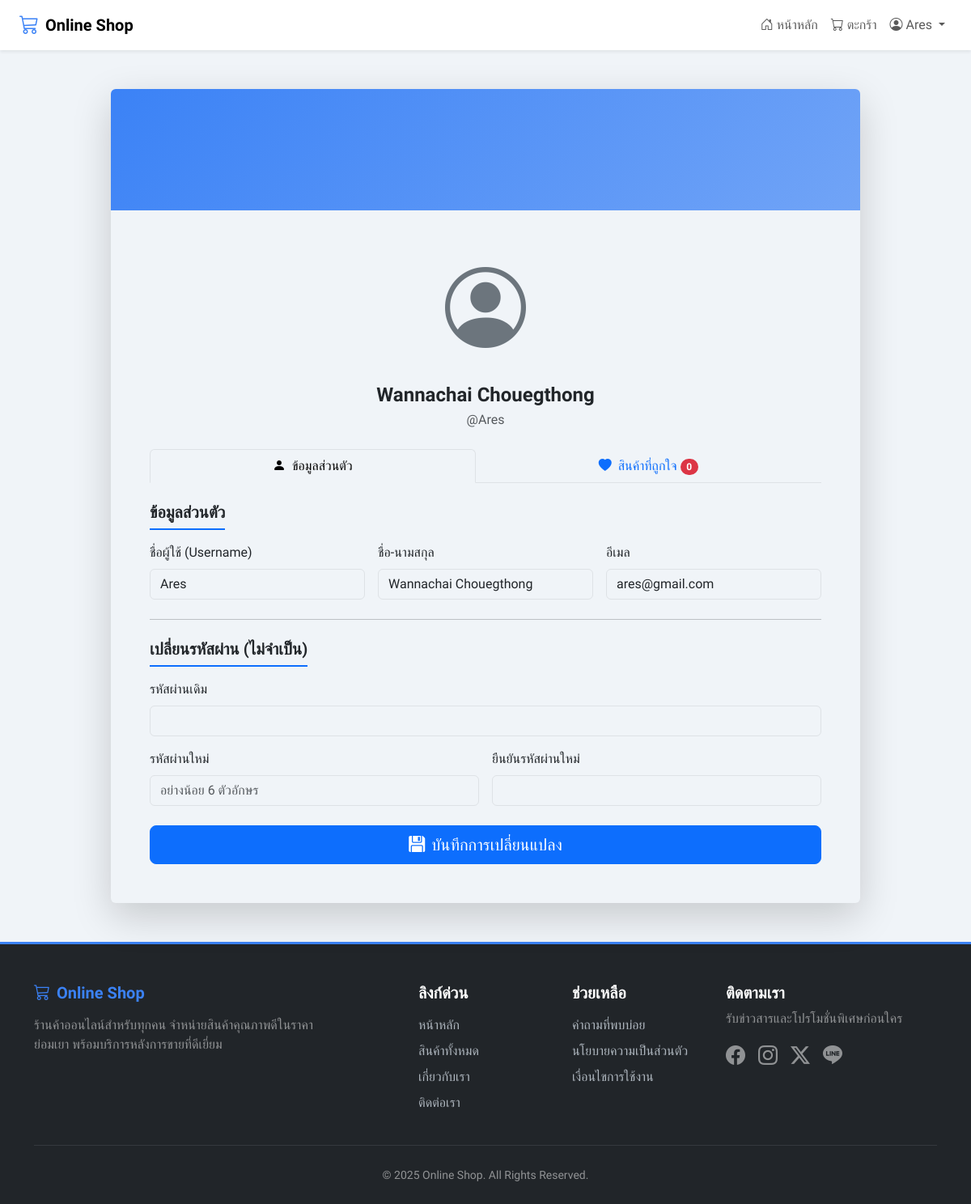
The page /profile.php (signed in) on the database as committed earlier.
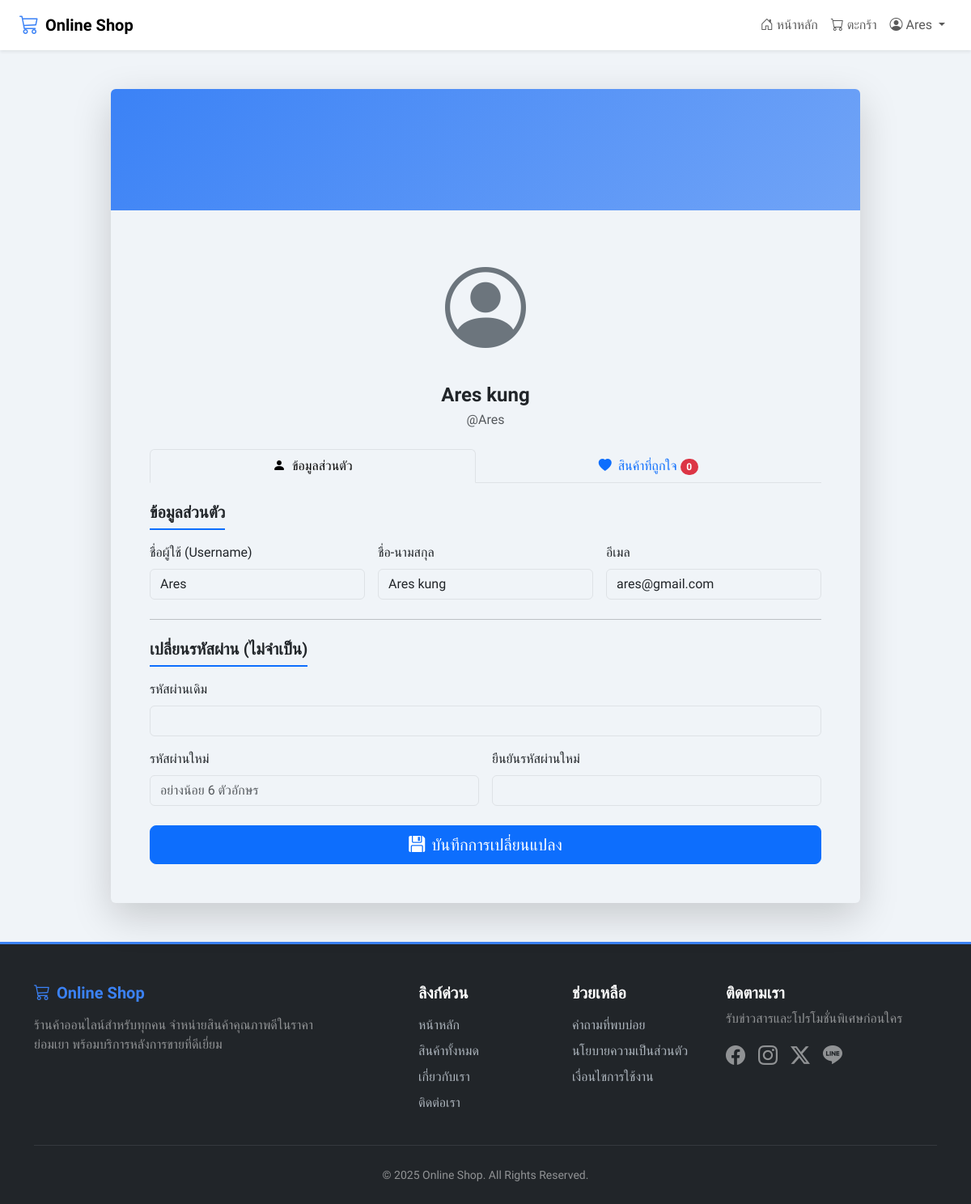
The same page on the database as committed later.
### tables this page shows
CREATE TABLE `users` (
  `user_id` int(11) NOT NULL,
  `username` varchar(50) NOT NULL,
  `password` varchar(255) NOT NULL,
  `email` varchar(100) NOT NULL,
  `full_name` varchar(100) DEFAULT NULL,
  `role` enum('admin','member') DEFAULT 'member',
  `created_at` timestamp NOT NULL DEFAULT current_timestamp(),
  `db6646_048` varchar(100) NOT NULL
);

### function.php (called while the page is built, shortened)
<?php
function get_user_by_id($pdo, $user_id) {
    $stmt = $pdo->prepare("SELECT * FROM users WHERE user_id = ?");
    $stmt->execute([$user_id]);
    return $stmt->fetch(PDO::FETCH_ASSOC);
}
?>

### profile.php (the view, shortened to what the changed rows need)
<?php
require 'config.php';
require 'function.php';
$user_id = $_SESSION['user_id'];
$user = get_user_by_id($conn, $user_id);
?>
<!DOCTYPE html>
<html lang="th">
<head>
    <link href="https://cdn.jsdelivr.net/npm/bootstrap@5.3.3/dist/css/bootstrap.min.css" rel="stylesheet">
    <link href="https://cdn.jsdelivr.net/npm/bootstrap-icons@1.11.3/font/bootstrap-icons.css" rel="stylesheet">
</head>
<body class="d-flex flex-column min-vh-100">
    <main class="container my-5 flex-grow-1">
        <div class="row justify-content-center">
            <div class="col-lg-10 col-md-12">
                <div class="card border-0 shadow-lg">
                    <div class="card-body p-4 p-md-5">
                        <div class="text-center mb-4">
                            <i class="bi bi-person-circle" style="font-size: 100px; color: #6c757d;"></i>
                            <h2 class="h4 mt-3 mb-1 fw-bold"><?= htmlspecialchars($user['full_name']) ?></h2>
                            <p class="text-muted">@<?= htmlspecialchars($user['username']) ?></p>
                        </div>
                        <div class="tab-content pt-4" id="myTabContent">
                            <div class="tab-pane fade show active" id="profile-tab-pane" role="tabpanel">
                                <form method="post" action="profile.php">
                                    <div class="row g-3">
                                        <div class="col-md-4"><label for="username" class="form-label">ชื่อผู้ใช้ (Username)</label><input type="text" name="username" id="username" class="form-control" required value="<?= htmlspecialchars($user['username']) ?>"></div>
                                        <div class="col-md-4"><label for="full_name" class="form-label">ชื่อ-นามสกุล</label><input type="text" name="full_name" id="full_name" class="form-control" required value="<?= htmlspecialchars($user['full_name']) ?>"></div>
                                        <div class="col-md-4"><label for="email" class="form-label">อีเมล</label><input type="email" name="email" id="email" class="form-control" required value="<?= htmlspecialchars($user['email']) ?>"></div>
                                    </div>
                                </form>
                            </div>
                        </div>
                    </div>
                </div>
            </div>
        </div>
    </main>
</body>
</html>

Rows that differ between the two databases and show on the page:
changed users "Ares": full_name "Wannachai Chouegthong" → "Ares kung"
